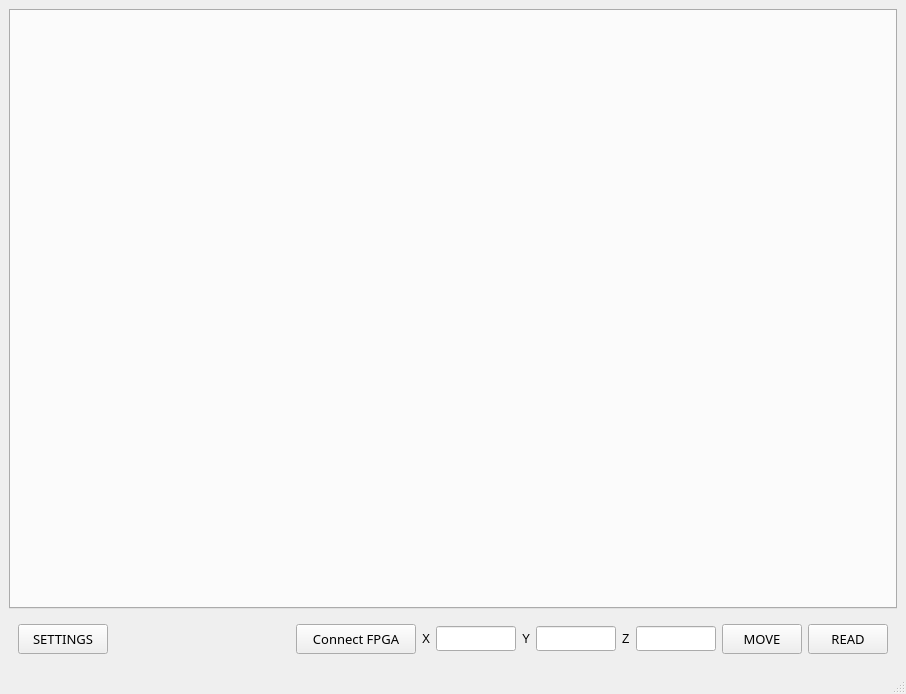
<?xml version="1.0" encoding="UTF-8"?>
<ui version="4.0">
 <class>MainWindow</class>
 <widget class="QMainWindow" name="MainWindow">
  <property name="geometry">
   <rect>
    <x>0</x>
    <y>0</y>
    <width>906</width>
    <height>694</height>
   </rect>
  </property>
  <property name="minimumSize">
   <size>
    <width>891</width>
    <height>670</height>
   </size>
  </property>
  <property name="maximumSize">
   <size>
    <width>5000000</width>
    <height>5000000</height>
   </size>
  </property>
  <property name="windowTitle">
   <string>MainWindow</string>
  </property>
  <widget class="QWidget" name="centralwidget">
   <layout class="QVBoxLayout" name="verticalLayout_4">
    <item>
     <widget class="QTabWidget" name="TabWidgetMain">
      <property name="minimumSize">
       <size>
        <width>870</width>
        <height>410</height>
       </size>
      </property>
      <property name="maximumSize">
       <size>
        <width>16777215</width>
        <height>16777215</height>
       </size>
      </property>
      <property name="tabShape">
       <enum>QTabWidget::Rounded</enum>
      </property>
      <property name="currentIndex">
       <number>-1</number>
      </property>
     </widget>
    </item>
    <item>
     <widget class="QFrame" name="GBOX_bottom">
      <property name="styleSheet">
       <string notr="true"/>
      </property>
      <layout class="QHBoxLayout" name="horizontalLayout_3">
       <item>
        <widget class="QPushButton" name="BTN_Settings">
         <property name="sizePolicy">
          <sizepolicy hsizetype="Minimum" vsizetype="Preferred">
           <horstretch>0</horstretch>
           <verstretch>0</verstretch>
          </sizepolicy>
         </property>
         <property name="minimumSize">
          <size>
           <width>90</width>
           <height>30</height>
          </size>
         </property>
         <property name="maximumSize">
          <size>
           <width>16777215</width>
           <height>30</height>
          </size>
         </property>
         <property name="font">
          <font>
           <family>Arial Black</family>
           <pointsize>10</pointsize>
          </font>
         </property>
         <property name="text">
          <string>SETTINGS</string>
         </property>
        </widget>
       </item>
       <item>
        <spacer name="horizontalSpacer">
         <property name="orientation">
          <enum>Qt::Horizontal</enum>
         </property>
         <property name="sizeHint" stdset="0">
          <size>
           <width>40</width>
           <height>20</height>
          </size>
         </property>
        </spacer>
       </item>
       <item>
        <widget class="QPushButton" name="BTN_connect_sequencer">
         <property name="sizePolicy">
          <sizepolicy hsizetype="Minimum" vsizetype="Preferred">
           <horstretch>0</horstretch>
           <verstretch>0</verstretch>
          </sizepolicy>
         </property>
         <property name="minimumSize">
          <size>
           <width>120</width>
           <height>30</height>
          </size>
         </property>
         <property name="maximumSize">
          <size>
           <width>16777215</width>
           <height>30</height>
          </size>
         </property>
         <property name="font">
          <font>
           <family>Arial Black</family>
           <pointsize>10</pointsize>
          </font>
         </property>
         <property name="text">
          <string>Connect FPGA</string>
         </property>
         <property name="checkable">
          <bool>true</bool>
         </property>
        </widget>
       </item>
       <item>
        <widget class="QLabel" name="NON_X_pos">
         <property name="text">
          <string>X</string>
         </property>
        </widget>
       </item>
       <item>
        <widget class="QLineEdit" name="LBL_X_pos">
         <property name="minimumSize">
          <size>
           <width>0</width>
           <height>25</height>
          </size>
         </property>
         <property name="maximumSize">
          <size>
           <width>80</width>
           <height>16777215</height>
          </size>
         </property>
        </widget>
       </item>
       <item>
        <widget class="QLabel" name="NON_Y_pos">
         <property name="text">
          <string>Y</string>
         </property>
        </widget>
       </item>
       <item>
        <widget class="QLineEdit" name="LBL_Y_pos">
         <property name="minimumSize">
          <size>
           <width>0</width>
           <height>25</height>
          </size>
         </property>
         <property name="maximumSize">
          <size>
           <width>80</width>
           <height>16777215</height>
          </size>
         </property>
        </widget>
       </item>
       <item>
        <widget class="QLabel" name="NON_Z_pos">
         <property name="text">
          <string>Z</string>
         </property>
        </widget>
       </item>
       <item>
        <widget class="QLineEdit" name="LBL_Z_pos">
         <property name="minimumSize">
          <size>
           <width>0</width>
           <height>25</height>
          </size>
         </property>
         <property name="maximumSize">
          <size>
           <width>80</width>
           <height>16777215</height>
          </size>
         </property>
        </widget>
       </item>
       <item>
        <widget class="QPushButton" name="BTN_MOVE_pos">
         <property name="sizePolicy">
          <sizepolicy hsizetype="Minimum" vsizetype="Preferred">
           <horstretch>0</horstretch>
           <verstretch>0</verstretch>
          </sizepolicy>
         </property>
         <property name="minimumSize">
          <size>
           <width>80</width>
           <height>0</height>
          </size>
         </property>
         <property name="maximumSize">
          <size>
           <width>16777215</width>
           <height>30</height>
          </size>
         </property>
         <property name="font">
          <font>
           <family>Arial Black</family>
           <pointsize>10</pointsize>
          </font>
         </property>
         <property name="text">
          <string>MOVE</string>
         </property>
        </widget>
       </item>
       <item>
        <widget class="QPushButton" name="BTN_READ_pos">
         <property name="sizePolicy">
          <sizepolicy hsizetype="Minimum" vsizetype="Preferred">
           <horstretch>0</horstretch>
           <verstretch>0</verstretch>
          </sizepolicy>
         </property>
         <property name="minimumSize">
          <size>
           <width>80</width>
           <height>30</height>
          </size>
         </property>
         <property name="maximumSize">
          <size>
           <width>16777215</width>
           <height>30</height>
          </size>
         </property>
         <property name="font">
          <font>
           <family>Arial Black</family>
           <pointsize>10</pointsize>
          </font>
         </property>
         <property name="text">
          <string>READ</string>
         </property>
        </widget>
       </item>
      </layout>
     </widget>
    </item>
   </layout>
  </widget>
  <widget class="QStatusBar" name="statusbar"/>
 </widget>
 <resources/>
 <connections>
  <connection>
   <sender>BTN_MOVE_pos</sender>
   <signal>clicked()</signal>
   <receiver>MainWindow</receiver>
   <slot>pressedMovePosition()</slot>
   <hints>
    <hint type="sourcelabel">
     <x>804</x>
     <y>704</y>
    </hint>
    <hint type="destinationlabel">
     <x>837</x>
     <y>895</y>
    </hint>
   </hints>
  </connection>
  <connection>
   <sender>BTN_READ_pos</sender>
   <signal>clicked()</signal>
   <receiver>MainWindow</receiver>
   <slot>pressedReadPosition()</slot>
   <hints>
    <hint type="sourcelabel">
     <x>883</x>
     <y>699</y>
    </hint>
    <hint type="destinationlabel">
     <x>1072</x>
     <y>895</y>
    </hint>
   </hints>
  </connection>
  <connection>
   <sender>BTN_connect_sequencer</sender>
   <signal>clicked(bool)</signal>
   <receiver>MainWindow</receiver>
   <slot>pressedConnectSequencer()</slot>
   <hints>
    <hint type="sourcelabel">
     <x>499</x>
     <y>701</y>
    </hint>
    <hint type="destinationlabel">
     <x>591</x>
     <y>860</y>
    </hint>
   </hints>
  </connection>
 </connections>
 <slots>
  <slot>pressedConnectSequencer()</slot>
  <slot>pressedMovePosition()</slot>
  <slot>pressedReadPosition()</slot>
 </slots>
</ui>
